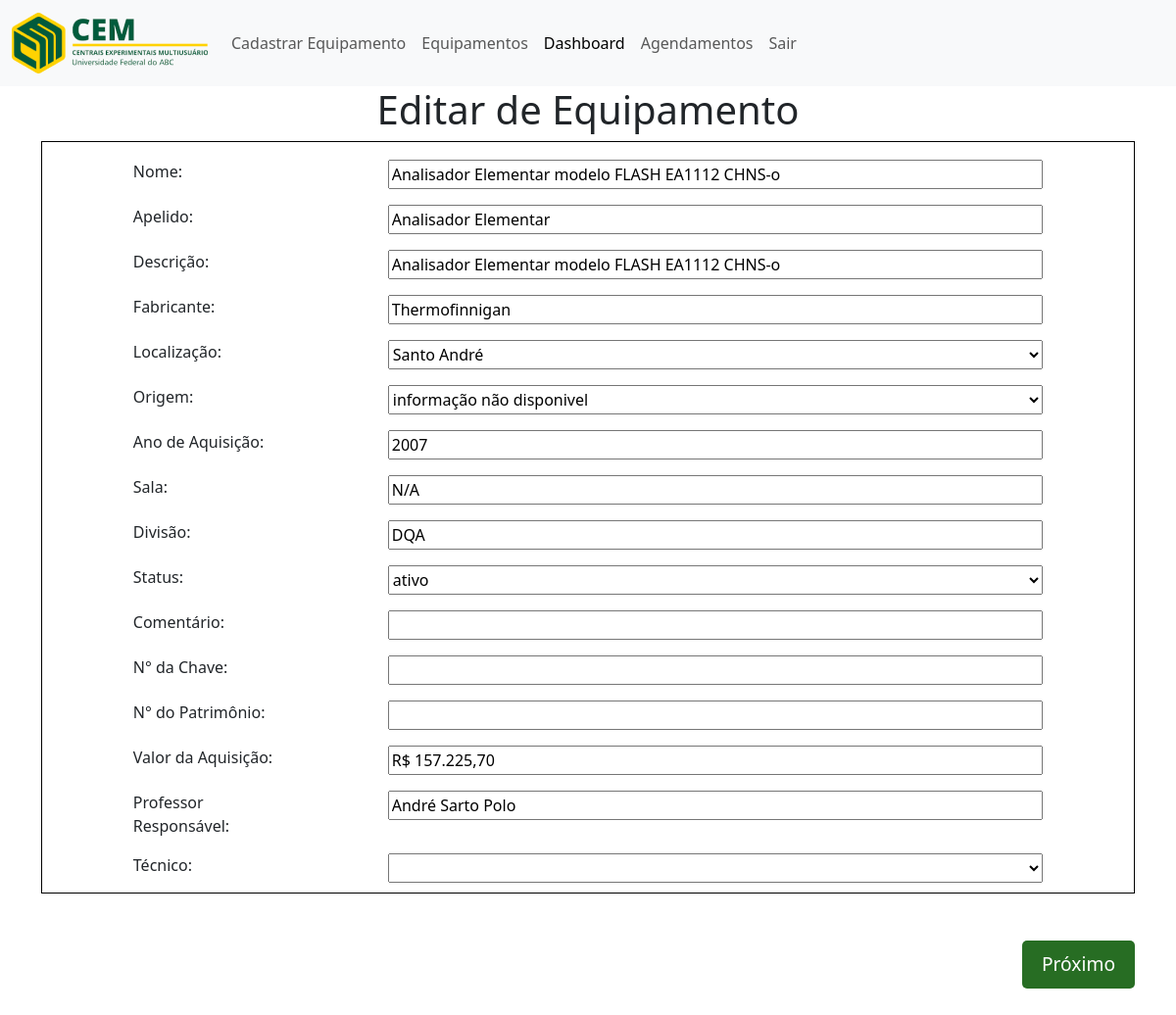
/equipamentos/equipamento/editar/1/, run on the app's committed database.
### equipamentos/models.py (models this page shows, shortened)
class Equipamento(models.Model):
    id_equipamento = models.AutoField(primary_key=True)
    nome = models.CharField(max_length=100)
    apelido = models.CharField(max_length=20)
    descricao = models.CharField(max_length=100)
    fabricante = models.CharField(max_length=100)
    localizacao = models.CharField(max_length=30)
    origem = models.CharField(max_length=10, blank=True, null=True)
    ano_aquisicao = models.CharField(max_length=255, blank=True, null=True)
    sala = models.CharField(max_length=20, blank=True, null=True)
    divisao = models.CharField(max_length=255, null=True, blank=True)
    status = models.CharField(max_length=20, blank=True, null=True)
    comentario = models.CharField(max_length=20, blank=True, null=True)
    chave = models.CharField(max_length=255, blank=True, null=True)
    patrimonio = models.CharField(max_length=255, blank=True, null=True)
    aquisicao = models.CharField(max_length=100, blank=True, null=True)
    prof = models.CharField(max_length=255, blank=True, null=True)
    tecnicos = models.ManyToManyField(Tecnico, blank=True, null=True)

### equipamentos/views.py (the view)
# urls.py: path('equipamento/editar/<int:id_equipamento>/', views.editar_equipamento, name='editar_equipamento'),
def editar_equipamento(request, id_equipamento):
    equipamento = get_object_or_404(Equipamento, id_equipamento=id_equipamento)
    return render(request, 'equipamentos/editar_equipamento.html', {'equipamento': equipamento})

### equipamentos/templates/equipamentos/editar_equipamento.html (shortened to what this page needs)
{% extends 'equipamentos/base.html' %}
{% load static %}
{% block conteudo %}
  <div class="container">
    <h1>Editar de Equipamento</h1>
    <form action="{% url 'salvar_edicao_equipamento' id_equipamento=equipamento.id_equipamento %}" method="post" class="form-equipamento">
      <div class="forms-cadastro">
        <div class="mt-3 questao">
          <label for="nome">Nome:</label>
          <input type="text" name="nome" value="{{ equipamento.nome }}" id="nome" required />
        </div>
        <div class="mt-3 questao">
          <label for="apelido">Apelido:</label>
          <input type="text" name="apelido" value="{{ equipamento.apelido }}" id="apelido" required />
        </div>
        <div class="mt-3 questao">
          <label for="descricao">Descrição:</label>
          <input type="text" name="descricao" value="{{ equipamento.descricao }}" id="descricao" required />
        </div>
        <div class="mt-3 questao">
          <label for="fabricante">Fabricante:</label>
          <input type="text" name="fabricante" value="{{ equipamento.fabricante }}" id="fabricante" required />
        </div>
        <div class="mt-3 questao">
          <label for="localizacao">Localização:</label>
          <select name="localizacao" id="localizacao" required>
            <option value="{{ equipamento.localizacao }}">{{ equipamento.localizacao }}</option>
          </select>
        </div>
        <div class="mt-3 questao">
          <label for="origem">Origem:</label>
          <select name="origem" id="origem" required>
            <option value="{{ equipamento.origem }}">{{ equipamento.origem }}</option>
          </select>
        </div>
        <div class="mt-3 questao">
          <label for="ano_aquisicao">Ano de Aquisição:</label>
          <input type="text" name="ano_aquisicao" value="{{ equipamento.ano_aquisicao }}" id="ano_aquisicao" required />
        </div>
        <div class="mt-3 questao">
          <label for="sala">Sala:</label>
          <input type="text" name="sala" value="{{ equipamento.sala }}" id="sala" />
        </div>
        <div class="mt-3 questao">
          <label for="divisao">Divisão:</label>
          <input type="text" name="divisao" value="{{ equipamento.divisao }}" id="divisao" />
        </div>
        <div class="mt-3 questao">
          <label for="status">Status:</label>
          <select name="status" id="status" required>
            <option value="{{ equipamento.status }}">{{ equipamento.status }}</option>
          </select>
        </div>
        <div class="mt-3 questao">
          <label for="comentario">Comentário:</label>
          <input type="text" name="comentario" value="{{ equipamento.comentario }}" id="comentario" />
        </div>
        <div class="mt-3 questao">
          <label for="chave">N° da Chave:</label>
          <input type="text" name="chave" value="{{ equipamento.chave }}" id="chave" />
        </div>
        <div class="mt-3 questao">
          <label for="patrimonio">N° do Patrimônio:</label>
          <input type="text" name="patrimonio" value="{{ equipamento.patrimonio }}" id="patrimonio" />
        </div>
        <div class="mt-3 questao">
          <label for="aquisicao">Valor da Aquisição:</label>
          <input type="text" name="aquisicao" value="{{ equipamento.aquisicao }}" id="aquisicao" />
        </div>
        <div class="mt-3 questao">
          <label for="prof">Professor Responsável:</label>
          <input type="text" name="prof" value="{{ equipamento.prof }}" id="prof" />
        </div>
        <div class="mt-3 questao">
          <label for="tecnico">Técnico:</label>
          <select name="tecnico" id="tecnico">
          </select>
        </div>
      </div>
      <div class="d-flex justify-content-end mt-5">
        <button type="submit" class="btn-proximo mb-5">Próximo</button>
      </div>
    </form>
  </div>
{% endblock %}

### static/css/style.css (style rules this page uses)
h1 { text-align: center; }
.btn-proximo { border-radius: 5px; background-color: #276d23; color: #FFF; font-size: larger; border: solid #000 0px; text-decoration: none; padding: 10px 20px 10px 20px; }
.forms-cadastro { border: solid #000 1px; padding-top: 2px; padding-bottom: 10px; }
input[type=text], select { height: 30px; width: 50%; }
.form-equipamento .forms-cadastro .questao label { width: 15%; }
.form-equipamento .forms-cadastro .questao input[type="text"], .form-equipamento .forms-cadastro .questao input[type="number"], .form-equipamento .forms-cadastro .questao select { height: 30px; width: 60%; }
.questao { display: flex; justify-content:space-evenly; }
.container { width: 100%; }

### data on the page
Equipamento: nome "Analisador Elementar modelo FLASH EA1112 CHNS-o", apelido "Analisador Elementar", descricao "Analisador Elementar modelo FLASH EA1112 CHNS-o", fabricante "Thermofinnigan", localizacao "Santo André", origem "informação não disponivel", ano_aquisicao "2007", sala "N/A", divisao "DQA", status "ativo", aquisicao "R$ 157.225,70", prof "André Sarto Polo"
